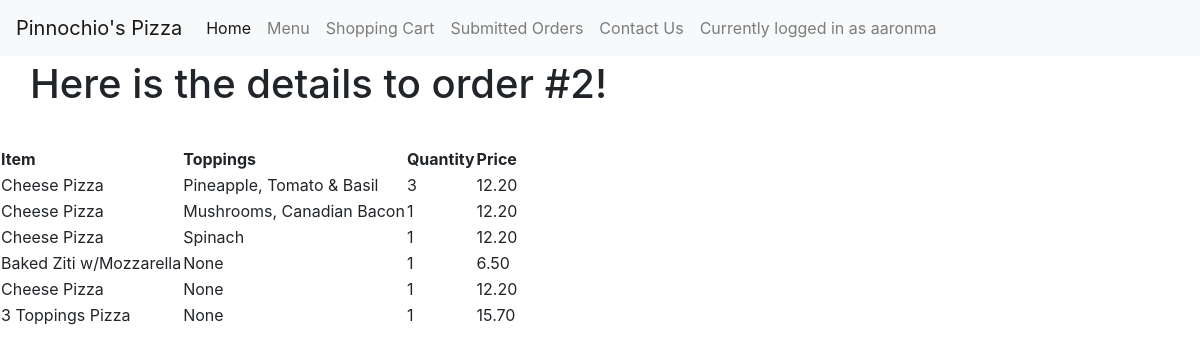
The app's page /orders/2 (signed in) with its own data.
### orders/models.py (models this page shows, shortened)
class OrderDetail(models.Model):
    order = models.ForeignKey(Order, on_delete=models.CASCADE, related_name="Order")
    food = models.ForeignKey(Food, on_delete=models.CASCADE, related_name="Food", default = 0)
    quantity = models.PositiveIntegerField(default = 1)
    topping = models.ManyToManyField(Topping, blank = True, related_name="Topping")

class Food(models.Model):
    item = models.ForeignKey(Item, on_delete=models.CASCADE, related_name="FoodItem")
    price = models.DecimalField(max_digits = 10, decimal_places=2,validators=[MinValueValidator(0)])
    size = models.ForeignKey(Size, on_delete=models.CASCADE, related_name="Size")
    options = (('true', 'Yes'), ('false', 'No'))
    hasToppings = models.CharField(max_length = 5, choices = options, default = 'false')
    numToppings = models.PositiveIntegerField(default = 0, help_text = "0 for cheese pizza")
    name = models.CharField(max_length = 64, default = "None", help_text = "Do not include size in name")

class Topping(models.Model):
    name = models.CharField(max_length = 64)
    def __str__(self):
        return f"{self.name}"

### orders/views.py (the view)
# urls.py: path("orders/<int:order_id>", views.order_details, name="order_details"),
def order_details(request, order_id):
    context = {
        "page_text": "Here is the details to order #" + str(order_id) + "!",
        "order_details": OrderDetail.objects.filter(order_id__exact = order_id)
    }
    return render(request, "orders/order_details.html", context)

### orders/templates/orders/order_details.html (shortened to what this page needs)
{% extends "orders/base.html" %}
{% block body %}
  <h1 class= "main">
    {{ page_text }}
  </h1>
  <table>
    <tr>
      <th>Item</th>
      <th>Toppings</th>
      <th>Quantity</th>
      <th>Price</th>
    </tr>
  {% for order_detail in order_details %}
  <tr>
      <td>{{order_detail.food.name}}</td>
      <td>{{ order_detail.topping.all|join:", "|default:"None" }} </td>
      <td>{{order_detail.quantity}}</td>
      <td>{{order_detail.food.price}}</td>
  </tr>
  {% endfor %}
</table>
{% endblock %}

### orders/templates/orders/base.html (shortened to what this page needs)
{% load static %}
<!DOCTYPE html>
<html>
    <head>
        <link rel="stylesheet" href="https://maxcdn.bootstrapcdn.com/bootstrap/4.0.0-beta.3/css/bootstrap.min.css">
    </head>
    <body>
                    <nav class="navbar navbar-expand-lg navbar-light bg-light fixed-top">
                        <a class="navbar-brand" href="{% url 'index'%}">Pinnochio's Pizza</a>
                        <div class="collapse navbar-collapse" id="navbarNav">
                          <ul class="navbar-nav">
                            <li class="nav-item active">
                              <a class="nav-link" href="{% url 'index'%}">Home<span class="sr-only">(current)</span></a>
                            </li>
                            <li class="nav-item">
                              <a class="nav-link" href="{% url 'menu'%}">Menu</a>
                            </li>
                            <li class="nav-item">
                              <a class="nav-link" href="{% url 'cart'%}">Shopping Cart</a>
                            </li>
                            <li class="nav-item">
                              <a class="nav-link" href="{% url 'orders'%}">Submitted Orders</a>
                            </li>
                            <li class="nav-item">
                              <a class="nav-link" href="{% url 'contact'%}">Contact Us</a>
                            </li>
                            <li class="nav-item">
                            {% if user.username%}
                              <a class = "nav-link my-2 my-lg-0"> Currently logged in as {{user.username}}</a>
                            {% endif %}
                            </li>
                          </ul>
                        </div>
                    </nav>
        {% block body %}
        {% endblock %}
    </body>
</html>

### orders/templates/orders/base.html (style rules this page uses)
.main { padding: 30px; margin-top: 30px; }

### records on screen
OrderDetail: food.name "Cheese Pizza", topping.all "Pineapple, Tomato & Basil", quantity "3", food.price "12.20"
OrderDetail: food.name "Cheese Pizza", topping.all "Mushrooms, Canadian Bacon", quantity "1", food.price "12.20"
OrderDetail: food.name "Cheese Pizza", topping.all "Spinach", quantity "1", food.price "12.20"
OrderDetail: food.name "Baked Ziti w/Mozzarella", topping.all "None", quantity "1", food.price "6.50"
OrderDetail: food.name "Cheese Pizza", topping.all "None", quantity "1", food.price "12.20"
OrderDetail: food.name "3 Toppings Pizza", topping.all "None", quantity "1", food.price "15.70"

### other values on screen
{{ user.username }} "aaronma"
{{ page_text }} "Here is the details to order #2!"
